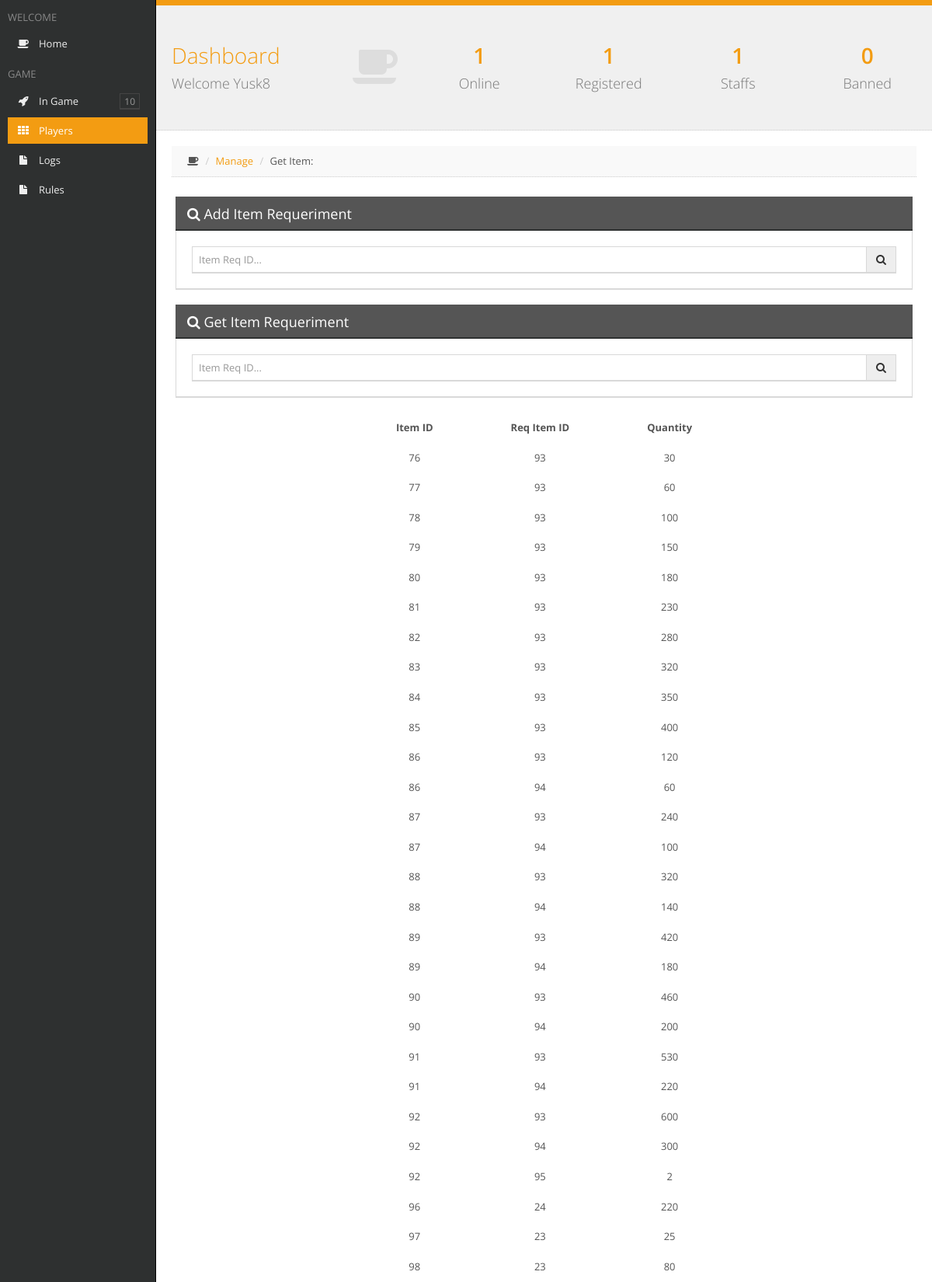
Page /Account/Listitemreq.php (signed in, upper part) on the committed database.
### tables this page shows
CREATE TABLE `items_requirements` (
  `ItemID` int(11) UNSIGNED NOT NULL,
  `ReqItemID` int(11) UNSIGNED NOT NULL,
  `Quantity` smallint(6) UNSIGNED NOT NULL
);

### Account/template/css/fonts/config.php (called while the page is built, shortened)
<?php
	$useron = $_SESSION['userlog'];
	$passon = $_SESSION['passlog'];
	if(!(empty($passon))){
		$user = addslashes($useron);
		$pass = addslashes($passon);
		$busca_user = mysql_query("SELECT * FROM users WHERE Name='$user' AND Hash='$pass'");
		$fetch_user = mysql_fetch_array($busca_user);
		$access = $fetch_user['Access'];
	$busca_servers = mysql_query("SELECT SUM(Count) FROM servers WHERE Online>0");
	$fetch_servers = mysql_fetch_array($busca_servers);
	$busca_users = mysql_query("SELECT id FROM users");
	$conta_users = mysql_num_rows($busca_users);
	$busca_staff = mysql_query("SELECT id FROM users WHERE Access>=40");
	$conta_staff = mysql_num_rows($busca_staff);
	$busca_ban = mysql_query("SELECT id FROM users WHERE Access<1");
	$conta_ban = mysql_num_rows($busca_ban);
	}
?>

### Account/Listitemreq.php (the view, shortened to what this page needs)
<?php
	if(!(include "template/css/fonts/config.php")){
		die("<center>FATAL ERROR: Arquivo de configuração não encontrado</center>");
	}
?>
<?php if(!(empty($passon)) && ($access < 40)){ ?>
<html>
	<head>
		<title>Restricted Access</title>
		<link rel="stylesheet" href="template/css/style.css">
		<link rel='stylesheet' id='open-sans-css'  href='//fonts.googleapis.com/css?family=Open+Sans%3A300italic%2C400italic%2C600italic%2C300%2C400%2C600&#038;subset=latin%2Clatin-ext&#038;ver=4.0-alpha' type='text/css' media='all' />
	</head>
	<body>
		<div id="tudo">
			<div>&nbsp </div>
			<div id="conteudo" class="shadow">
				<div style="height: 30px;">&nbsp </div>
				<p><center>Only Administrators have access to the Panel of Item Req</center></p>
				<p><a href="../"><center>&raquo Back to Game</center></a></p>
			</div>
		</div>
	</body>
</html>
<?php }else if(!(empty($passon))){ ?>
<!DOCTYPE html>
<html class=" js no-touch">
<head>
	<link rel="stylesheet" href="template/css/bootstrap-1.5.css">
	<link rel="stylesheet" href="template/css/plugins-1.5.css">
	<link rel="stylesheet" href="template/css/main-1.5.css">
	<link rel="stylesheet" href="template/css/themes.css">
</head>
<body class="header-fixed-top sidebar-left-pinned">
<div id="sidebar-left" class="enable-hover">
	<div class="sidebar-content">
		<div class="slimScrollDiv" style="position: relative; overflow: hidden; width: auto; height: 573px;">
			<div class="sidebar-left-scroll" style="overflow: hidden; width: auto; height: 573px;">
				<ul class="sidebar-nav">
					<li><h2 class="sidebar-header">WELCOME</h2></li>
					<li><a href="Index.php"><i class="fa fa-coffee"></i>Home</a></li>
					<li><h2 class="sidebar-header">GAME</h2></li>
					<li><a style="cursor: pointer;" class="menu-link"><i class="fa fa-rocket"></i>In Game</a>
					</li>
					<li><a href="busca.php" class=" active"><i class="fa fa-th"></i>Players</a></li>
					<li><a href="logs.php"><i class="fa fa-file"></i>Logs</a></li>
					<li><a href="rules.php"><i class="fa fa-file"></i>Rules</a></li>
				</ul>
			</div>
		</div>
	</div>
</div>
<div id="page-container" class="full-width">
	<div id="fx-container" class="fx-opacity"><div id="page-content" class="block">
		<div class="block-header">
			<div class="row remove-margin">
				<div class="col-md-4">
					<a href="" class="header-title-link">
						<h1><i class="fa fa-coffee animation-expandUp"></i>Dashboard<br><small>Welcome <?php echo $useron; ?></small></h1>
					</a>
				</div>
				<div class="col-md-8">
					<div class="row">
						<div class="col-sm-6">
							<div class="row">
								<div class="col-xs-6">
									<a href="lista.php?online" class="header-link">
										<h1 class="animation-pullDown">
											<strong><?php echo $fetch_servers[0]; ?></strong><br><small>Online</small>
										</h1>
									</a>
								</div>
								<div class="col-xs-6">
									<a class="header-link">
										<h1 class="animation-pullDown">
											<strong><?php echo $conta_users; ?></strong><br><small>Registered</small>
										</h1>
									</a>
								</div>
							</div>
						</div>
						<div class="col-sm-6">
							<div class="row">
								<div class="col-xs-6">
									<a href="lista.php?staffs" class="header-link">
										<h1 class="animation-pullDown">
											<strong><?php echo $conta_staff; ?></strong><br><small>Staffs</small>
										</h1>
									</a>
								</div>
								<div class="col-xs-6">
									<a href="lista.php?ban" class="header-link">
										<h1 class="animation-pullDown">
											<strong><?php echo $conta_ban; ?></strong><br><small>Banned</small>
										</h1>
									</a>
								</div>
							</div>
						</div>
					</div>
				</div>
			</div>
		</div>
<div id="page-container" class="full-width">
	<div id="fx-container" class="fx-opacity"><div id="page-content" class="block">
		<ul class="breadcrumb breadcrumb-top">
			<li><i class="fa fa-coffee"></i></li>
			<li><a href="Manage.php">Manage</a></li>
			<li>Get Item: <?php echo $_POST['search-term']; ?></li>
		</ul>
		<div class="row gutter30">
			<div class="block full">
				<div class="block-title">
					<h2><i class="fa fa-search"></i> Add Item Requeriment</h2>
				</div>
				<form action="additemreq.php" method="POST">
					<div class="input-group">
						<input type="text" id="search-term" value="<?php echo addslashes($_POST['iid']); ?>" name="iid" class="form-control" placeholder="Item Req ID...">
						<span class="input-group-btn">
							<button type="submit" class="btn btn-default"><i class="fa fa-search"></i></button>
						</span>
					</div>
				</form>
			</div>
			<div class="block full">
				<div class="block-title">
					<h2><i class="fa fa-search"></i> Get Item Requeriment</h2>
				</div>
				<form action="" method="post">
					<div class="input-group">
						<input type="text" id="search-term" value="<?php echo addslashes($_POST['search-term']); ?>" name="search-term" class="form-control" placeholder="Item Req ID...">
						<span class="input-group-btn">
							<button type="submit" class="btn btn-default"><i class="fa fa-search"></i></button>
						</span>
					</div>
				</form>
			</div>
		<table align="center">
		<tr>
			<td style='border: 1px #000; padding: 10px 50px 10px 50px;' align="center"><b>Item ID</b></td>
			<td style='border: 1px #000; padding: 10px 50px 10px 50px;' align="center"><b>Req Item ID</b></td>
			<td style='border: 1px #000; padding: 10px 50px 10px 50px;' align="center"><b>Quantity</b></td>
		</tr>
		<?php
			if(!(isset($_POST['search-term']))){
				$_BS['PorPagina'] = 70;
				$sql = "SELECT COUNT(*) AS total FROM `items_requirements`";
				$query = mysql_query($sql);
				$total = mysql_result($query, 0, 'total');
				$paginas =  (($total % $_BS['PorPagina']) > 0) ? (int)($total / $_BS['PorPagina']) + 1 : ($total / $_BS['PorPagina']);
				if (isset($_GET['pagina'])) {
					$pagina = (int)$_GET['pagina'];
				} else {
					$pagina = 1;
				}
				$pagina = max(min($paginas, $pagina), 1);
				$inicio = ($pagina - 1) * $_BS['PorPagina'];
				$sql = "SELECT * FROM `items_requirements` ORDER BY `ItemID` ASC LIMIT ".$inicio.", ".$_BS['PorPagina'];
				$query = mysql_query($sql);
				while ($resultado = mysql_fetch_assoc($query)) {
					$id = $resultado['ItemID'];
					$name = $resultado['ReqItemID'];
					$type = $resultado['Quantity'];
					echo "
						<tr>
							<td style='border: 1px #000; padding: 10px 50px 10px 50px;' align='center'>$id</td>
							<td style='border: 1px #000; padding: 10px 50px 10px 50px;' align='center'>$name</td>
							<td style='border: 1px #000; padding: 10px 50px 10px 50px;' align='center'>$type</td>
						</tr>
					";
				}
				echo "</table>";
				if ($total > 0) {
					echo "<br /><br /><center>Other Item Req: ";
					echo "</center>";
				}
			}
		?>
		<br /><br /><br />
		</div>
	</div>
	</div>
</div>
</body>
</html>
<?php }else{ ?>
	<?php include "login.php"; ?>
<?php } ?>

### rows in the picture
items_requirements: ItemID "76", ReqItemID "93", Quantity "30"
items_requirements: ItemID "77", ReqItemID "93", Quantity "60"
items_requirements: ItemID "78", ReqItemID "93", Quantity "100"
items_requirements: ItemID "79", ReqItemID "93", Quantity "150"
items_requirements: ItemID "80", ReqItemID "93", Quantity "180"
items_requirements: ItemID "81", ReqItemID "93", Quantity "230"
items_requirements: ItemID "82", ReqItemID "93", Quantity "280"
items_requirements: ItemID "83", ReqItemID "93", Quantity "320"
items_requirements: ItemID "84", ReqItemID "93", Quantity "350"
items_requirements: ItemID "85", ReqItemID "93", Quantity "400"
items_requirements: ItemID "86", ReqItemID "93", Quantity "120"
items_requirements: ItemID "86", ReqItemID "94", Quantity "60"
items_requirements: ItemID "87", ReqItemID "93", Quantity "240"
items_requirements: ItemID "87", ReqItemID "94", Quantity "100"
items_requirements: ItemID "88", ReqItemID "93", Quantity "320"
items_requirements: ItemID "88", ReqItemID "94", Quantity "140"
items_requirements: ItemID "89", ReqItemID "93", Quantity "420"
items_requirements: ItemID "89", ReqItemID "94", Quantity "180"
items_requirements: ItemID "90", ReqItemID "93", Quantity "460"
items_requirements: ItemID "90", ReqItemID "94", Quantity "200"
items_requirements: ItemID "91", ReqItemID "93", Quantity "530"
items_requirements: ItemID "91", ReqItemID "94", Quantity "220"
items_requirements: ItemID "92", ReqItemID "93", Quantity "600"
items_requirements: ItemID "92", ReqItemID "94", Quantity "300"
items_requirements: ItemID "92", ReqItemID "95", Quantity "2"
items_requirements: ItemID "96", ReqItemID "24", Quantity "220"
items_requirements: ItemID "97", ReqItemID "23", Quantity "25"
items_requirements: ItemID "98", ReqItemID "23", Quantity "80"

### other values in the picture
$useron "Yusk8"
$fetch_servers[0] "1"
$conta_users "1"
$conta_staff "1"
$conta_ban "0"
